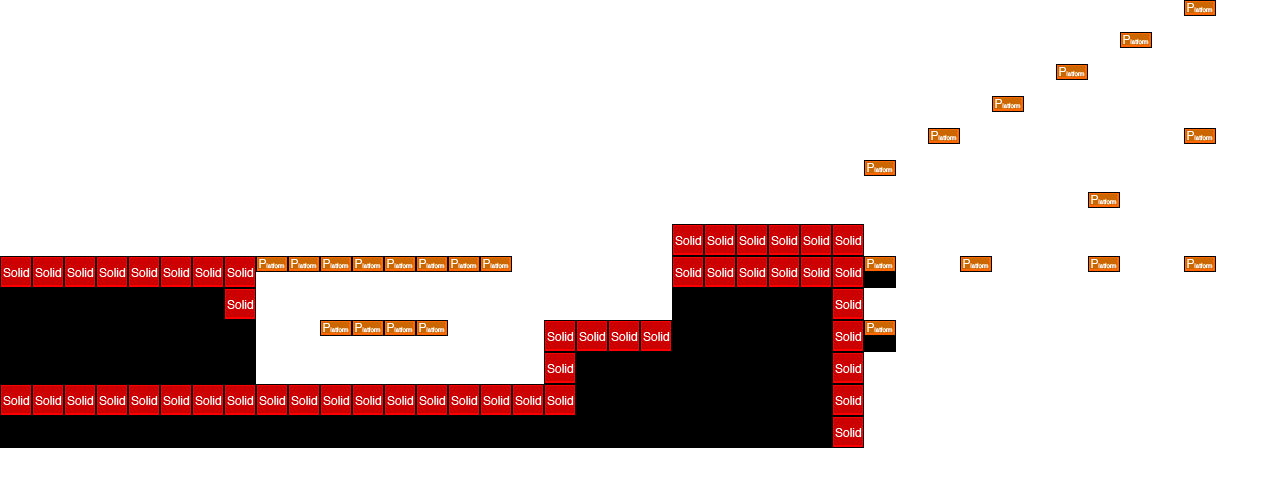

Below is a game level as drawn by its tile map, then a one-line description and the .tmx that defines it (tile-layer data replaced by summaries):
An orthogonal 40x15 tile map with 32x32 px tiles, 2 tile layers (solid, collision), 2 tilesets and 4 objects (heroEntity, redAcidEntity, greenAcidEntity, blueAcidEntity).

<map version="1.0" orientation="orthogonal" width="40" height="15" tilewidth="32" tileheight="32" backgroundcolor="#ffffff">
 <tileset firstgid="1" name="tileset" tilewidth="32" tileheight="32">
  <image source="../tileset/tileset.png" width="640" height="320" />
 </tileset>
 <tileset firstgid="201" name="metatiles32x32" tilewidth="32" tileheight="32">
  <image source="../tileset/metatiles32x32.png" width="160" height="32" />
  <tile id="0">
   <properties>
    <property name="type" value="solid" />
   </properties>
  </tile>
  <tile id="1">
   <properties>
    <property name="type" value="platform" />
   </properties>
  </tile>
 </tileset>
 <layer name="solid" width="40" height="15">
  <data>[600 cells, 149 non-empty, 2 distinct tile ids]</data>
 </layer>
 <layer name="collision" width="40" height="15">
  <data>[600 cells, 74 non-empty, 2 distinct tile ids]</data>
 </layer>
 <objectgroup name="Enemies" width="40" height="15" />
 <objectgroup name="Hero" width="40" height="15">
  <object name="heroEntity" x="704" y="160" width="32" height="64">
   <properties>
    <property name="image" value="black_hero" />
    <property name="spritewidth" value="32" />
   </properties>
  </object>
 </objectgroup>
 <objectgroup name="Objects" width="40" height="15">
  <object name="redAcidEntity" x="32" y="224" width="32" height="32">
   <properties>
    <property name="image" value="redAcid" />
    <property name="spritewidth" value="32" />
   </properties>
  </object>
  <object name="greenAcidEntity" x="224" y="224" width="32" height="32">
   <properties>
    <property name="image" value="greenAcid" />
    <property name="spritewidth" value="32" />
   </properties>
  </object>
  <object name="blueAcidEntity" x="448" y="224" width="32" height="32">
   <properties>
    <property name="image" value="blueAcid" />
    <property name="spritewidth" value="32" />
   </properties>
  </object>
 </objectgroup>
</map>
